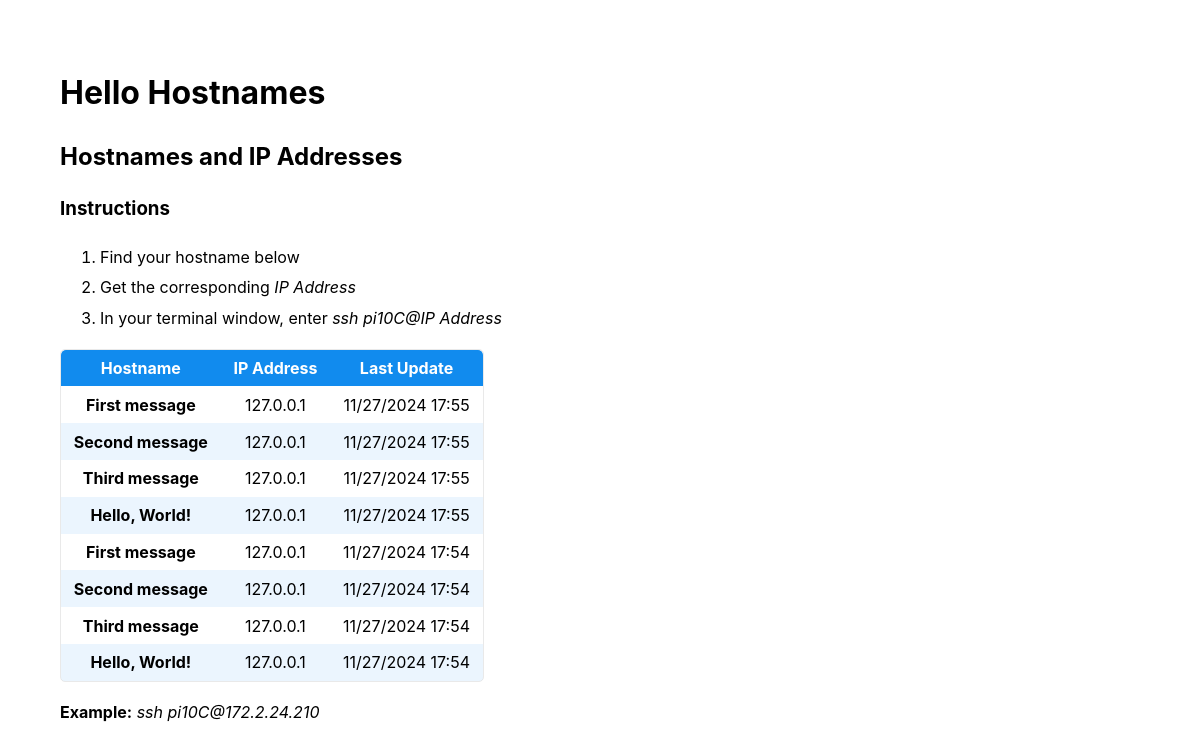
Before: / with the older database file.
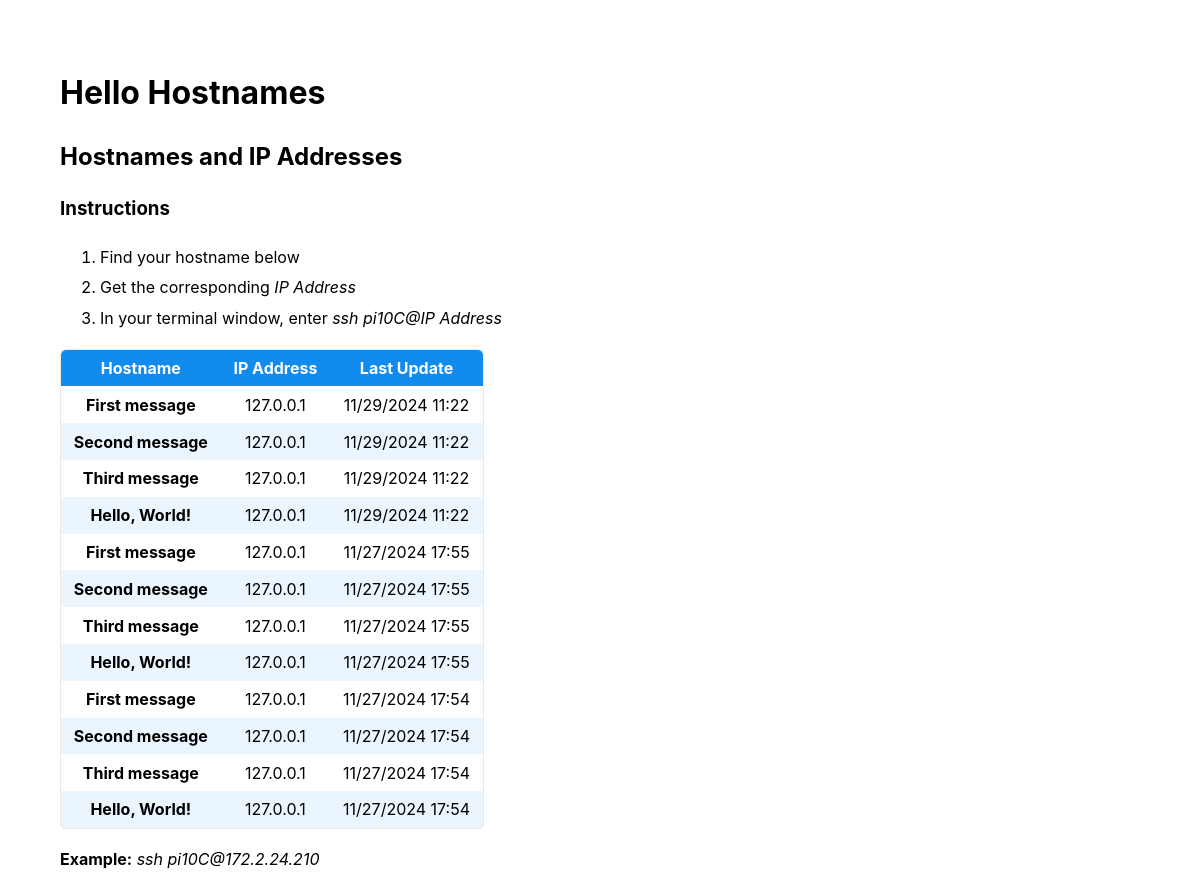
After: the same page with the newer database file.
### tables this page shows
CREATE TABLE messages
        (id INTEGER PRIMARY KEY AUTOINCREMENT,
         text TEXT NOT NULL,
         ip TEXT NOT NULL,
         timestamp DATETIME DEFAULT CURRENT_TIMESTAMP);

### hello_server.py (the view)
@app.route('/', methods=['GET'])
def display_text():
    try:
        messages = get_messages()
        return render_template('index.html', received_data=messages)
    except Exception as e:
        print(f"Error retrieving messages: {str(e)}")
        abort(500, description="Internal server error")

### hello_server.py (called while the page is built)
def get_messages():
    conn = sqlite3.connect(DATABASE)
    c = conn.cursor()
    c.execute('SELECT text, ip, timestamp FROM messages ORDER BY timestamp DESC')
    messages = []
    for row in c.fetchall():
        timestamp = datetime.strptime(row[2], '%Y-%m-%d %H:%M:%S')
        formatted_time = timestamp.strftime('%m/%d/%Y %H:%M')
        messages.append({
            'text': row[0],
            'ip': row[1],
            'timestamp': formatted_time
        })
    conn.close()
    return messages

### templates/index.html (shortened to what this page needs)
<!doctype html>
<html lang="en">
  <head>
    <link rel="stylesheet" type="text/css" href="/static/mvp.css">
  </head>
  <body>
    <main>
      <h1>Hello Hostnames</h1>
      <h2>Hostnames and IP Addresses</h2>
      <h3>Instructions</h3>
      <ol>
        <li>Find your hostname below</li>
        <li>Get the corresponding <em>IP Address</em></li>
        <li>In your terminal window, enter <em>ssh pi10C@IP Address</em></li>
      </ol>
      <table>
        <thead>
          <tr>
            <th scope="col">Hostname</th>
            <th scope="col">IP Address</th>
            <th scope="col">Last Update</th>
          </tr>
        </thead>
        <tbody>
        {% for data in received_data %}
        <tr>
          <th scope="row">{{ data.text }}</th>
          <td>{{ data.ip }}</td>
          <td>{{ data.timestamp }}</td>
        </tr>
        {% endfor %}
        </tbody>
      </table>
      <p><strong>Example:</strong> <em>ssh pi10C@172.2.24.210</em></p>
    </main>
  </body>
</html>

### static/mvp.css (style rules this page uses)
:root { --active-brightness: 0.85; --border-radius: 5px; --box-shadow: 2px 2px 10px; --color-accent: #118bee15; --color-bg: #fff; --color-bg-secondary: #e9e9e9; --color-link: #118bee; --color-secondary: #920de9; --color-secondary-accent: #920de90b; --color-shadow: #f4f4f4; --color-table: #118bee; --color-text: #000; --color-text-secondary: #999; --font-family: -apple-system, BlinkMacSystemFont, "Segoe UI", Roboto, Oxygen-Sans, Ubuntu, Cantarell, "Helvetica Neue", sans-serif; --hover-brightness: 1.2; --justify-important: center; --justify-normal: left; --line-height: 1.5; --width-card: 285px; --width-card-medium: 460px; --width-card-wide: 800px; --width-content: 1080px; }
body { background: var(--color-bg); color: var(--color-text); font-family: var(--font-family); line-height: var(--line-height); margin: 0; overflow-x: hidden; padding: 0; }
footer, header, main { margin: 0 auto; max-width: var(--width-content); padding: 3rem 1rem; }
h1, h2, h3, h4, h5, h6 { line-height: var(--line-height); }
ol li, ul li { padding: 0.2rem 0; }
p { margin: 0.75rem 0; padding: 0; width: 100%; }
table { border: 1px solid var(--color-bg-secondary); border-radius: var(--border-radius); border-spacing: 0; display: inline-block; max-width: 100%; overflow-x: auto; padding: 0; white-space: nowrap; }
table td, table th, table tr { padding: 0.4rem 0.8rem; text-align: var(--justify-important); }
table thead { background-color: var(--color-table); border-collapse: collapse; border-radius: var(--border-radius); color: var(--color-bg); margin: 0; padding: 0; }
table thead th:first-child { border-top-left-radius: var(--border-radius); }
table thead th:last-child { border-top-right-radius: var(--border-radius); }
table thead th:first-child, table tr td:first-child { text-align: center; }
table tr:nth-child(even) { background-color: var(--color-accent); }

Changed rows visible on the page:
added messages: text "First message", ip "127.0.0.1", timestamp "11/29/2024 11:22"
added messages: text "Second message", ip "127.0.0.1", timestamp "11/29/2024 11:22"
added messages: text "Third message", ip "127.0.0.1", timestamp "11/29/2024 11:22"
added messages: text "Hello, World!", ip "127.0.0.1", timestamp "11/29/2024 11:22"
